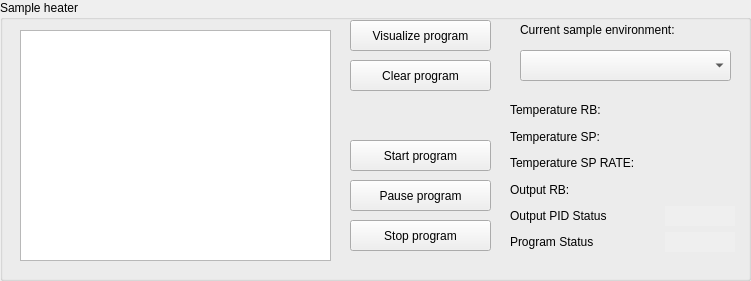
   <widget class="QGroupBox" name="groupBox_5">
    <property name="geometry">
     <rect>
      <x>20</x>
      <y>920</y>
      <width>751</width>
      <height>281</height>
     </rect>
    </property>
    <property name="title">
     <string>Sample heater</string>
    </property>
    <widget class="QPushButton" name="push_visualize_program">
     <property name="geometry">
      <rect>
       <x>350</x>
       <y>20</y>
       <width>141</width>
       <height>31</height>
      </rect>
     </property>
     <property name="text">
      <string>Visualize program</string>
     </property>
    </widget>
    <widget class="QPushButton" name="push_start_program">
     <property name="geometry">
      <rect>
       <x>350</x>
       <y>140</y>
       <width>141</width>
       <height>31</height>
      </rect>
     </property>
     <property name="text">
      <string>Start program</string>
     </property>
    </widget>
    <widget class="QPushButton" name="push_clear_program">
     <property name="geometry">
      <rect>
       <x>350</x>
       <y>60</y>
       <width>141</width>
       <height>31</height>
      </rect>
     </property>
     <property name="text">
      <string>Clear program</string>
     </property>
    </widget>
    <widget class="QComboBox" name="comboBox_sample_envs">
     <property name="geometry">
      <rect>
       <x>520</x>
       <y>50</y>
       <width>211</width>
       <height>31</height>
      </rect>
     </property>
    </widget>
    <widget class="QWidget" name="gridLayoutWidget_3">
     <property name="geometry">
      <rect>
       <x>510</x>
       <y>100</y>
       <width>225</width>
       <height>152</height>
      </rect>
     </property>
     <layout class="QGridLayout" name="gridLayout_3">
      <item row="4" column="0">
       <widget class="QLabel" name="label_output_pid">
        <property name="text">
         <string>Output PID Status</string>
        </property>
       </widget>
      </item>
      <item row="5" column="0">
       <widget class="QLabel" name="label_pv_sp_3">
        <property name="text">
         <string>Program Status</string>
        </property>
       </widget>
      </item>
      <item row="1" column="0" colspan="2">
       <widget class="QLabel" name="label_pv_sp">
        <property name="text">
         <string>Temperature SP:</string>
        </property>
       </widget>
      </item>
      <item row="4" column="1">
       <widget class="QLabel" name="label_output_pid_status">
        <property name="minimumSize">
         <size>
          <width>70</width>
          <height>0</height>
         </size>
        </property>
        <property name="maximumSize">
         <size>
          <width>20</width>
          <height>20</height>
         </size>
        </property>
        <property name="autoFillBackground">
         <bool>true</bool>
        </property>
        <property name="text">
         <string/>
        </property>
        <property name="alignment">
         <set>Qt::AlignCenter</set>
        </property>
       </widget>
      </item>
      <item row="3" column="0" colspan="2">
       <widget class="QLabel" name="label_output_rb">
        <property name="text">
         <string>Output RB:</string>
        </property>
       </widget>
      </item>
      <item row="0" column="0" colspan="2">
       <widget class="QLabel" name="label_pv_rb">
        <property name="text">
         <string>Temperature RB:</string>
        </property>
       </widget>
      </item>
      <item row="5" column="1">
       <widget class="QLabel" name="label_program_status">
        <property name="minimumSize">
         <size>
          <width>70</width>
          <height>0</height>
         </size>
        </property>
        <property name="maximumSize">
         <size>
          <width>20</width>
          <height>20</height>
         </size>
        </property>
        <property name="autoFillBackground">
         <bool>true</bool>
        </property>
        <property name="text">
         <string/>
        </property>
        <property name="alignment">
         <set>Qt::AlignCenter</set>
        </property>
       </widget>
      </item>
      <item row="2" column="0" colspan="2">
       <widget class="QLabel" name="label_pv_sp_rate">
        <property name="text">
         <string>Temperature SP RATE:</string>
        </property>
       </widget>
      </item>
     </layout>
    </widget>
    <widget class="QPushButton" name="push_pause_program">
     <property name="geometry">
      <rect>
       <x>350</x>
       <y>180</y>
       <width>141</width>
       <height>31</height>
      </rect>
     </property>
     <property name="text">
      <string>Pause program</string>
     </property>
     <property name="checkable">
      <bool>true</bool>
     </property>
    </widget>
    <widget class="QTableWidget" name="tableWidget_program">
     <property name="geometry">
      <rect>
       <x>20</x>
       <y>30</y>
       <width>311</width>
       <height>231</height>
      </rect>
     </property>
    </widget>
    <widget class="QLabel" name="label_7">
     <property name="geometry">
      <rect>
       <x>520</x>
       <y>20</y>
       <width>211</width>
       <height>20</height>
      </rect>
     </property>
     <property name="text">
      <string>Current sample environment:</string>
     </property>
    </widget>
    <widget class="QPushButton" name="push_stop_program">
     <property name="geometry">
      <rect>
       <x>350</x>
       <y>220</y>
       <width>141</width>
       <height>31</height>
      </rect>
     </property>
     <property name="text">
      <string>Stop program</string>
     </property>
    </widget>
   </widget>
